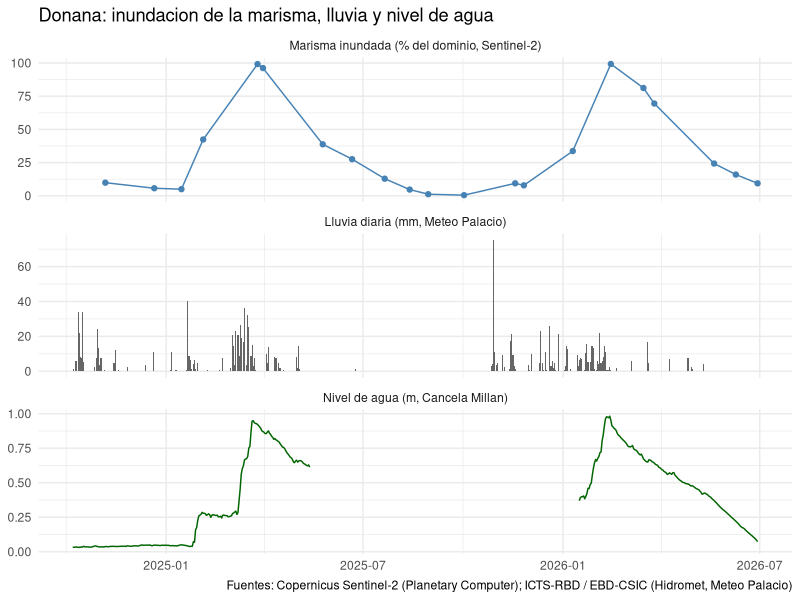
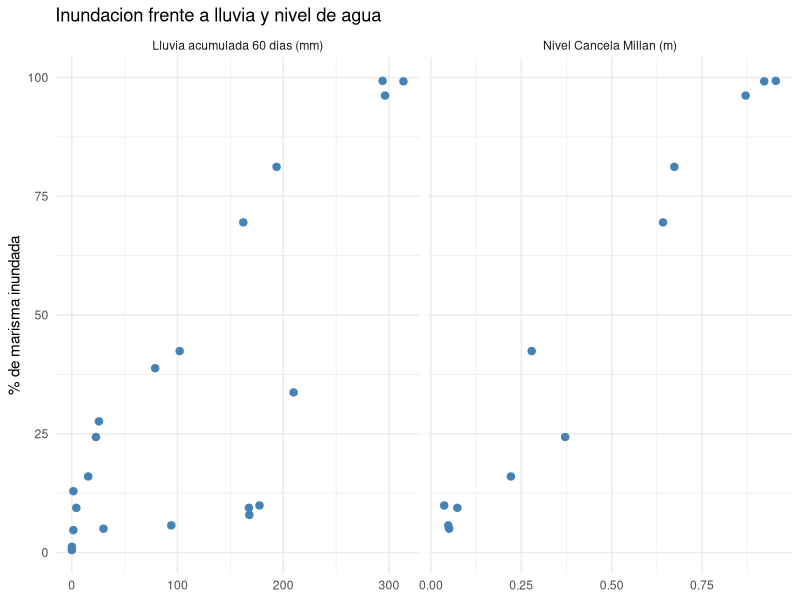
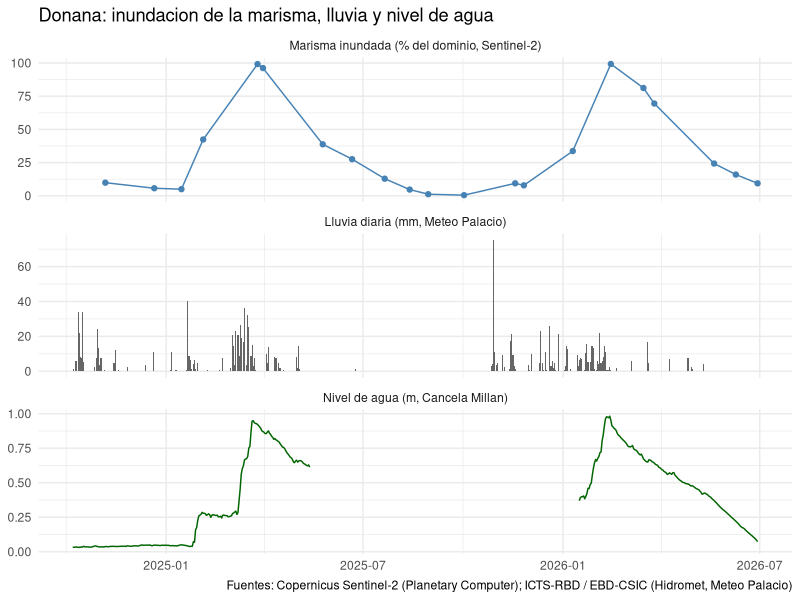
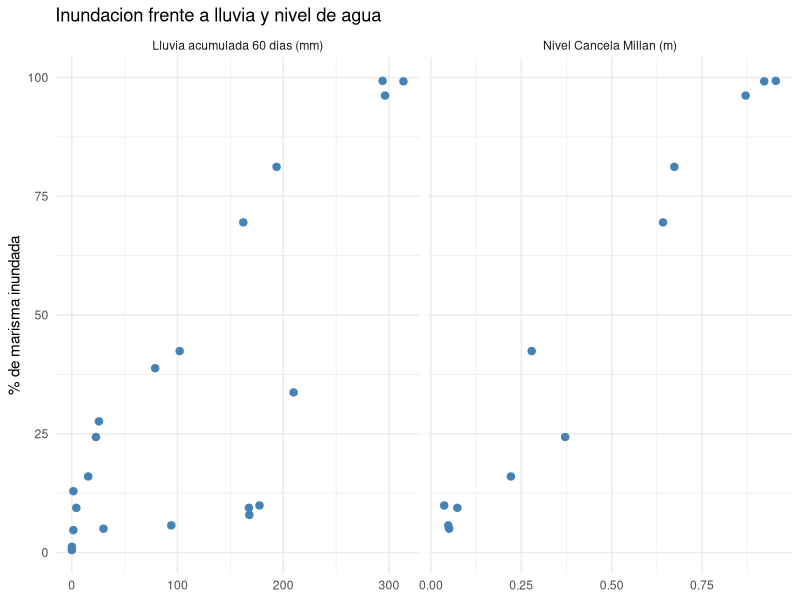

The R source for these figures, in order:
# 11_cruce_inundacion_lluvia_nivel.R
# Cruza la superficie inundada de la marisma (Sentinel-2, script 10) con la lluvia
# de Meteo Palacio y el nivel de agua de Cancela Millan (Hidromet), ya unidos en
# data/processed/lluvia_nivel_diario.csv (script 03).
# Solo lee ficheros ya generados: no descarga nada.

for (p in c("dplyr", "ggplot2", "tidyr")) {
  if (!requireNamespace(p, quietly = TRUE))
    stop("Falta el paquete ", p, ": install.packages('", p, "')")
}
library(dplyr); library(ggplot2); library(tidyr)

# --- Lectura (los CSV llevan lineas de comentario con la fuente y la licencia: '#')
serie <- read.csv("data/processed/sentinel2_serie/superficie_inundada_marisma.csv") |>
  mutate(fecha = as.Date(fecha))

dia <- read.csv("data/processed/lluvia_nivel_diario.csv", comment.char = "#") |>
  mutate(fecha = as.Date(fecha)) |>
  arrange(fecha) |>
  group_by(ano_hidro) |>
  mutate(lluvia_ano = cumsum(ifelse(is.na(lluvia_mm), 0, lluvia_mm))) |>  # desde inicio del ano hidrologico
  ungroup()

cat("Fechas de satelite:", nrow(serie), "\n")
cat("Dias con lluvia disponible:", sum(!is.na(dia$lluvia_mm)), "de", nrow(dia), "\n")
cat("Dias con nivel limpio disponible:", sum(!is.na(dia$nivel_limpio_m)), "de", nrow(dia), "\n")

# --- Lluvia acumulada en los k dias que acaban en cada fecha de satelite (incluida)
acum <- function(fechas, k) {
  vapply(fechas, function(x) {
    w <- dia$lluvia_mm[dia$fecha > x - k & dia$fecha <= x]
    if (all(is.na(w))) NA_real_ else sum(w, na.rm = TRUE)
  }, numeric(1))
}

cruce <- serie |>
  left_join(dia |> select(fecha, estado, nivel_limpio_m, lluvia_ano), by = "fecha") |>
  mutate(lluvia_7d  = acum(fecha, 7),
         lluvia_15d = acum(fecha, 15),
         lluvia_30d = acum(fecha, 30),
         lluvia_60d = acum(fecha, 60),
         lluvia_90d = acum(fecha, 90))

cat("\n--- Estado del nivel en las fechas de satelite ---\n")
print(table(cruce$estado, useNA = "ifany"))

cat("\n--- Tabla de cruce ---\n")
print(cruce |>
        transmute(fecha, pct_inundado,
                  lluvia_30d = round(lluvia_30d), lluvia_90d = round(lluvia_90d),
                  lluvia_ano = round(lluvia_ano),
                  nivel_m = round(nivel_limpio_m, 2), estado))

# --- Correlaciones de Spearman (pocas fechas y relacion no lineal)
vars <- c("lluvia_7d", "lluvia_15d", "lluvia_30d", "lluvia_60d", "lluvia_90d",
          "lluvia_ano", "nivel_limpio_m")
cor_tab <- do.call(rbind, lapply(vars, function(v) {
  ok <- complete.cases(cruce$pct_inundado, cruce[[v]])
  n <- sum(ok)
  if (n < 5) return(data.frame(variable = v, n = n, rho = NA, p = NA))
  ct <- suppressWarnings(cor.test(cruce$pct_inundado[ok], cruce[[v]][ok],
                                  method = "spearman", exact = FALSE))
  data.frame(variable = v, n = n, rho = round(unname(ct$estimate), 2),
             p = round(ct$p.value, 4))
}))
cat("\n--- Correlacion de Spearman con % de marisma inundada ---\n")
print(cor_tab)
cat("\nOjo: son series temporales con pocas fechas; los valores p son orientativos.\n")

# --- Guardado
write.csv(cruce, "data/processed/cruce_inundacion_lluvia_nivel.csv", row.names = FALSE)
write.csv(cor_tab, "data/processed/correlaciones_inundacion.csv", row.names = FALSE)

# --- Figura 1: tres paneles en el tiempo
dir.create("figures", showWarnings = FALSE)
rango <- range(cruce$fecha)
p_dia <- dia |> filter(fecha >= rango[1] - 30, fecha <= rango[2])
etq <- c("Marisma inundada (% del dominio, Sentinel-2)",
         "Lluvia diaria (mm, Meteo Palacio)",
         "Nivel de agua (m, Cancela Millan)")
d1 <- cruce |> transmute(fecha, valor = pct_inundado, panel = factor(etq[1], etq))
d2 <- p_dia |> transmute(fecha, valor = lluvia_mm, panel = factor(etq[2], etq))
d3 <- p_dia |> transmute(fecha, valor = nivel_limpio_m, panel = factor(etq[3], etq))

g1 <- ggplot() +
  geom_col(data = d2, aes(fecha, valor), fill = "grey40", width = 1) +
  geom_line(data = d3, aes(fecha, valor), colour = "darkgreen") +
  geom_line(data = d1, aes(fecha, valor), colour = "steelblue") +
  geom_point(data = d1, aes(fecha, valor), colour = "steelblue") +
  facet_wrap(~panel, ncol = 1, scales = "free_y") +
  theme_minimal() +
  labs(x = NULL, y = NULL,
       title = "Donana: inundacion de la marisma, lluvia y nivel de agua",
       caption = "Fuentes: Copernicus Sentinel-2 (Planetary Computer); ICTS-RBD / EBD-CSIC (Hidromet, Meteo Palacio)")
ggsave("figures/cruce_inundacion_lluvia_nivel.png", g1, width = 8, height = 8, dpi = 200)
suppressWarnings(print(g1))

# --- Figura 2: dispersion frente a lluvia de 60 dias y nivel
sc <- cruce |>
  select(fecha, pct_inundado, lluvia_60d, nivel_limpio_m) |>
  pivot_longer(c(lluvia_60d, nivel_limpio_m), names_to = "variable", values_to = "x") |>
  filter(!is.na(x)) |>
  mutate(variable = recode(variable,
                           lluvia_60d = "Lluvia acumulada 60 dias (mm)",
                           nivel_limpio_m = "Nivel Cancela Millan (m)"))
g2 <- ggplot(sc, aes(x, pct_inundado)) +
  geom_point(colour = "steelblue", size = 2.2) +
  facet_wrap(~variable, scales = "free_x") +
  theme_minimal() +
  labs(x = NULL, y = "% de marisma inundada",
       title = "Inundacion frente a lluvia y nivel de agua")
ggsave("figures/dispersion_inundacion.png", g2, width = 8, height = 4, dpi = 200)
suppressWarnings(print(g2))

cat("\nListo. Resultados en data/processed/ y figuras en figures/\n")
